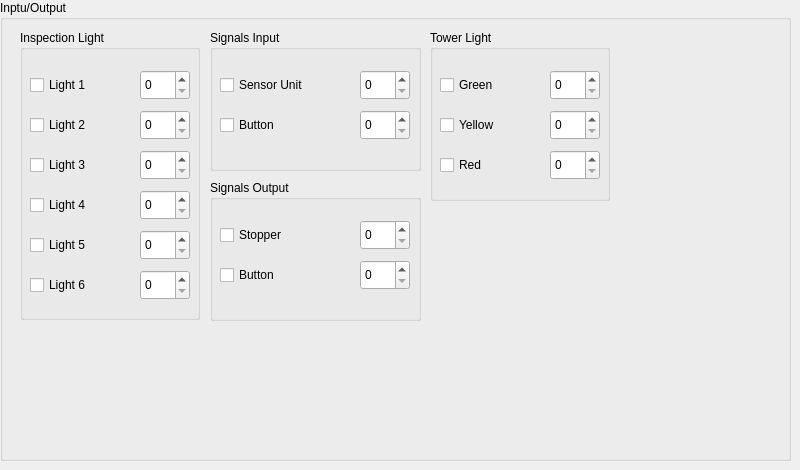
    <widget class="QWidget" name="tabHardware">
     <attribute name="title">
      <string>Hardware</string>
     </attribute>
     <widget class="QGroupBox" name="grpIO">
      <property name="geometry">
       <rect>
        <x>0</x>
        <y>0</y>
        <width>791</width>
        <height>461</height>
       </rect>
      </property>
      <property name="title">
       <string>Inptu/Output</string>
      </property>
      <widget class="QGroupBox" name="grpInspectionLight">
       <property name="geometry">
        <rect>
         <x>20</x>
         <y>30</y>
         <width>180</width>
         <height>290</height>
        </rect>
       </property>
       <property name="title">
        <string>Inspection Light</string>
       </property>
       <widget class="QCheckBox" name="chkLight_6">
        <property name="geometry">
         <rect>
          <x>10</x>
          <y>240</y>
          <width>100</width>
          <height>30</height>
         </rect>
        </property>
        <property name="text">
         <string>Light 6</string>
        </property>
       </widget>
       <widget class="QCheckBox" name="chkLight_2">
        <property name="geometry">
         <rect>
          <x>10</x>
          <y>80</y>
          <width>100</width>
          <height>30</height>
         </rect>
        </property>
        <property name="text">
         <string>Light 2</string>
        </property>
       </widget>
       <widget class="QCheckBox" name="chkLight_5">
        <property name="geometry">
         <rect>
          <x>10</x>
          <y>200</y>
          <width>100</width>
          <height>30</height>
         </rect>
        </property>
        <property name="text">
         <string>Light 5</string>
        </property>
       </widget>
       <widget class="QCheckBox" name="chkLight_3">
        <property name="geometry">
         <rect>
          <x>10</x>
          <y>120</y>
          <width>100</width>
          <height>30</height>
         </rect>
        </property>
        <property name="text">
         <string>Light 3</string>
        </property>
       </widget>
       <widget class="QCheckBox" name="chkLight_4">
        <property name="geometry">
         <rect>
          <x>10</x>
          <y>160</y>
          <width>100</width>
          <height>30</height>
         </rect>
        </property>
        <property name="text">
         <string>Light 4</string>
        </property>
       </widget>
       <widget class="QCheckBox" name="chkLight_1">
        <property name="geometry">
         <rect>
          <x>10</x>
          <y>40</y>
          <width>100</width>
          <height>30</height>
         </rect>
        </property>
        <property name="text">
         <string>Light 1</string>
        </property>
       </widget>
       <widget class="QSpinBox" name="spnLight_1">
        <property name="geometry">
         <rect>
          <x>120</x>
          <y>40</y>
          <width>50</width>
          <height>30</height>
         </rect>
        </property>
       </widget>
       <widget class="QSpinBox" name="spnLight_2">
        <property name="geometry">
         <rect>
          <x>120</x>
          <y>80</y>
          <width>50</width>
          <height>30</height>
         </rect>
        </property>
       </widget>
       <widget class="QSpinBox" name="spnLight_3">
        <property name="geometry">
         <rect>
          <x>120</x>
          <y>120</y>
          <width>50</width>
          <height>30</height>
         </rect>
        </property>
       </widget>
       <widget class="QSpinBox" name="spnLight_4">
        <property name="geometry">
         <rect>
          <x>120</x>
          <y>160</y>
          <width>50</width>
          <height>30</height>
         </rect>
        </property>
       </widget>
       <widget class="QSpinBox" name="spnLight_5">
        <property name="geometry">
         <rect>
          <x>120</x>
          <y>200</y>
          <width>50</width>
          <height>30</height>
         </rect>
        </property>
       </widget>
       <widget class="QSpinBox" name="spnLight_6">
        <property name="geometry">
         <rect>
          <x>120</x>
          <y>240</y>
          <width>50</width>
          <height>30</height>
         </rect>
        </property>
       </widget>
      </widget>
      <widget class="QGroupBox" name="grpSignalsInput">
       <property name="geometry">
        <rect>
         <x>210</x>
         <y>30</y>
         <width>211</width>
         <height>141</height>
        </rect>
       </property>
       <property name="title">
        <string>Signals Input</string>
       </property>
       <widget class="QCheckBox" name="chkSingalInput_1">
        <property name="geometry">
         <rect>
          <x>10</x>
          <y>40</y>
          <width>121</width>
          <height>30</height>
         </rect>
        </property>
        <property name="text">
         <string>Sensor Unit</string>
        </property>
       </widget>
       <widget class="QSpinBox" name="spnSignalInput_1">
        <property name="geometry">
         <rect>
          <x>150</x>
          <y>40</y>
          <width>50</width>
          <height>30</height>
         </rect>
        </property>
       </widget>
       <widget class="QSpinBox" name="spnSignalInput_2">
        <property name="geometry">
         <rect>
          <x>150</x>
          <y>80</y>
          <width>50</width>
          <height>30</height>
         </rect>
        </property>
       </widget>
       <widget class="QCheckBox" name="chkSingalInput_2">
        <property name="geometry">
         <rect>
          <x>10</x>
          <y>80</y>
          <width>121</width>
          <height>30</height>
         </rect>
        </property>
        <property name="text">
         <string>Button</string>
        </property>
       </widget>
      </widget>
      <widget class="QGroupBox" name="grpSignalsOutput">
       <property name="geometry">
        <rect>
         <x>210</x>
         <y>180</y>
         <width>211</width>
         <height>141</height>
        </rect>
       </property>
       <property name="title">
        <string>Signals Output</string>
       </property>
       <widget class="QCheckBox" name="chkSingalOutput_1">
        <property name="geometry">
         <rect>
          <x>10</x>
          <y>40</y>
          <width>121</width>
          <height>30</height>
         </rect>
        </property>
        <property name="text">
         <string>Stopper</string>
        </property>
       </widget>
       <widget class="QSpinBox" name="spnSignalOutput_1">
        <property name="geometry">
         <rect>
          <x>150</x>
          <y>40</y>
          <width>50</width>
          <height>30</height>
         </rect>
        </property>
       </widget>
       <widget class="QSpinBox" name="spnSignalOutput_2">
        <property name="geometry">
         <rect>
          <x>150</x>
          <y>80</y>
          <width>50</width>
          <height>30</height>
         </rect>
        </property>
       </widget>
       <widget class="QCheckBox" name="chkSingalOutput_2">
        <property name="geometry">
         <rect>
          <x>10</x>
          <y>80</y>
          <width>121</width>
          <height>30</height>
         </rect>
        </property>
        <property name="text">
         <string>Button</string>
        </property>
       </widget>
      </widget>
      <widget class="QGroupBox" name="grpTowerLight">
       <property name="geometry">
        <rect>
         <x>430</x>
         <y>30</y>
         <width>180</width>
         <height>171</height>
        </rect>
       </property>
       <property name="title">
        <string>Tower Light</string>
       </property>
       <widget class="QCheckBox" name="chkTower_1">
        <property name="geometry">
         <rect>
          <x>10</x>
          <y>40</y>
          <width>100</width>
          <height>30</height>
         </rect>
        </property>
        <property name="text">
         <string>Green</string>
        </property>
       </widget>
       <widget class="QSpinBox" name="spnTower_1">
        <property name="geometry">
         <rect>
          <x>120</x>
          <y>40</y>
          <width>50</width>
          <height>30</height>
         </rect>
        </property>
       </widget>
       <widget class="QSpinBox" name="spnTower_2">
        <property name="geometry">
         <rect>
          <x>120</x>
          <y>80</y>
          <width>50</width>
          <height>30</height>
         </rect>
        </property>
       </widget>
       <widget class="QCheckBox" name="chkTower_2">
        <property name="geometry">
         <rect>
          <x>10</x>
          <y>80</y>
          <width>100</width>
          <height>30</height>
         </rect>
        </property>
        <property name="text">
         <string>Yellow</string>
        </property>
       </widget>
       <widget class="QSpinBox" name="spnTower_3">
        <property name="geometry">
         <rect>
          <x>120</x>
          <y>120</y>
          <width>50</width>
          <height>30</height>
         </rect>
        </property>
       </widget>
       <widget class="QCheckBox" name="chkTower_3">
        <property name="geometry">
         <rect>
          <x>10</x>
          <y>120</y>
          <width>100</width>
          <height>30</height>
         </rect>
        </property>
        <property name="text">
         <string>Red</string>
        </property>
       </widget>
      </widget>
     </widget>
    </widget>
